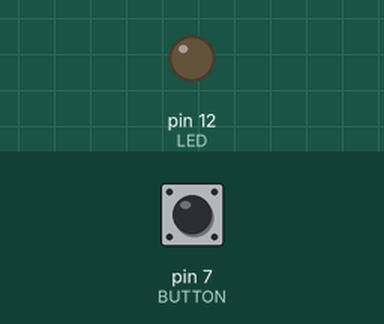
A sketch run on a simulated Arduino Uno, built with avr-gcc and run on an emulated ATmega328P. On the bench: output pins drawn as LEDs (lit = HIGH). The test bench sets the inputs (shaded band); at power-on: pin 7 (BUTTON) LOW.

Above: at 1.2 s.
1.3 s: pin 7 (BUTTON) pulled HIGH for 0.15 s
At 2.2 s:
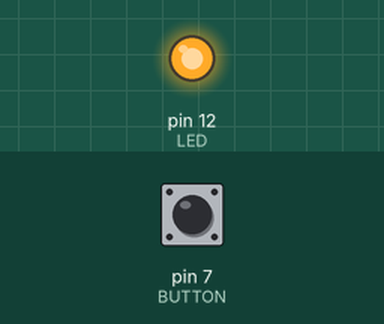
2.9 s: pin 7 (BUTTON) pulled HIGH for 1 s
At 3.4 s:
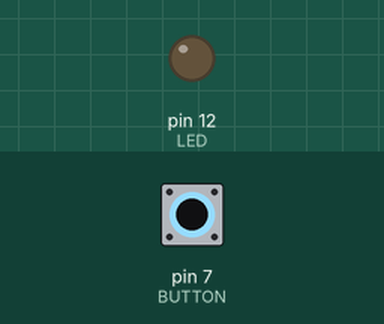
5.4 s: pin 7 (BUTTON) pulled HIGH for 3.2 s
At 6.5 s:
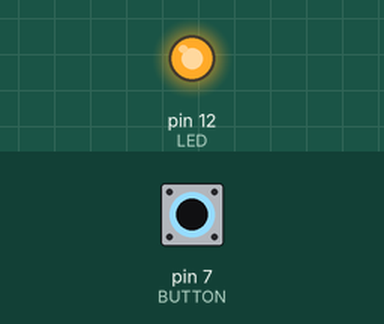
Timing chart, 0 to 8.4 s (numbered marks = the images above; inputs shaded):
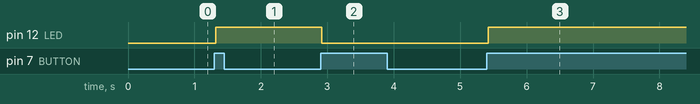

Measured:
- after the input at 1.3 s, pin 12 (LED): LOW → HIGH at once
- after the input at 2.9 s, pin 12 (LED): HIGH → LOW at once
- after the input at 5.4 s, pin 12 (LED): LOW → HIGH at once

The sketch:

switch_fixed.ino
```cpp
/****
 Press button to turn LED on; press again to turn off
 including simple de-bouncing

 From Massimo Banzi, _Getting started with Arduino_, Ch 4, pg 49

 I have the button with a pull-down resistor, so pressed=HIGH; unpressed = LOW
    digital pin 7 -> ]
                     ] -> button -> 5V
    GND -> 10k Ohm   ]

 The LED is connected to digital pin 12 with a 680 Ohm resistor:
    digital pin 12 -> led -> 680 Ohm -> GND
****/

const int LED = 12;   // pin for LED
const int BUTTON = 7; // pin for pushbutton

int button_val = 0;      // state of button
int prev_button_val = 0; // previous state of button
int led_state = 0;       // state of LED: 0 = off; 1 = on

void setup() {
  pinMode(LED, OUTPUT);
  pinMode(BUTTON, INPUT);
}

void loop(){
  button_val = digitalRead(BUTTON); // read input value and store it

  // check if there was a transition
  if ((button_val == HIGH) && (prev_button_val == LOW)){
    led_state = 1 - led_state;
    delay(20);
  }

  prev_button_val = button_val;
  if (led_state == 1) {
    digitalWrite(LED, HIGH); // LED on
  } else {
    digitalWrite(LED, LOW);  // LED off
  }
}
```
